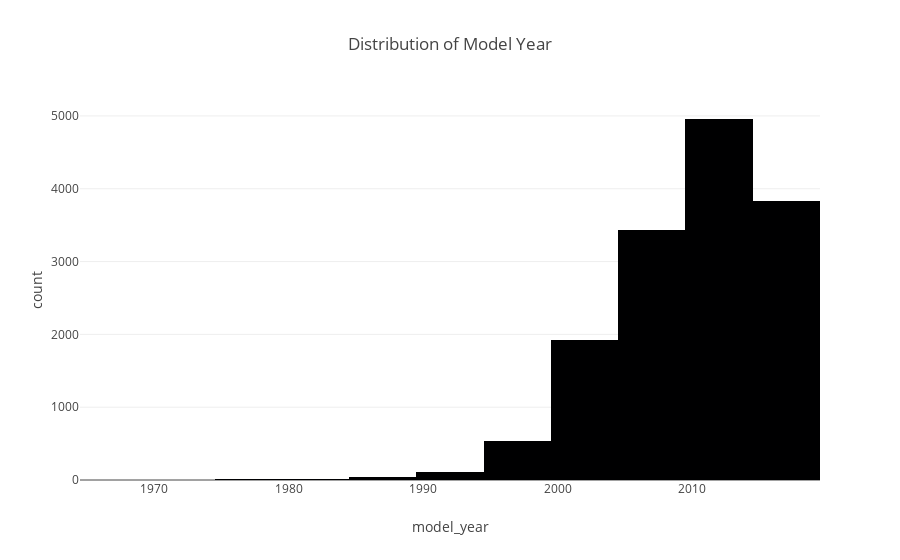

Notebook source saved alongside this figure:
### Code cell
# Histogram for Model Year
import plotly.express as px

# Assuming df is your DataFrame
fig = px.histogram(vehicles_dropped, x='model_year', nbins=20, title='Distribution of Model Year')
fig.show()

### Figure 1 — Plotly figure (JSON) as saved in the notebook; plotly's stock layout.template omitted (floating-point values rounded to 4 significant figures; data arrays with more than 128 entries replaced by an {"elided": "..."} marker saying what was removed)
{"data": [{"alignmentgroup": "True", "bingroup": "x", "hovertemplate": "model_year=%{x}<br>count=%{y}<extra></extra>", "legendgroup": "", "marker": {"color": "#000001", "pattern": {"shape": ""}}, "name": "", "nbinsx": 20, "offsetgroup": "", "orientation": "v", "showlegend": false, "type": "histogram", "x": {"elided": "14852 int values"}, "xaxis": "x", "yaxis": "y"}], "layout": {"barmode": "relative", "legend": {"tracegroupgap": 0}, "title": {"text": "Distribution of Model Year"}, "xaxis": {"anchor": "y", "domain": [0, 1], "title": {"text": "model_year"}}, "yaxis": {"anchor": "x", "domain": [0, 1], "title": {"text": "count"}}}}
